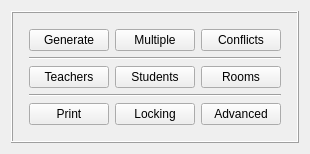
      <widget class="QWidget" name="timetableTab">
       <attribute name="title">
        <string>Timetable</string>
       </attribute>
       <layout class="QGridLayout" name="gridLayout_13">
        <item row="0" column="1">
         <spacer name="verticalSpacer_5">
          <property name="orientation">
           <enum>Qt::Vertical</enum>
          </property>
          <property name="sizeHint" stdset="0">
           <size>
            <width>20</width>
            <height>0</height>
           </size>
          </property>
         </spacer>
        </item>
        <item row="1" column="0">
         <spacer name="horizontalSpacer_5">
          <property name="orientation">
           <enum>Qt::Horizontal</enum>
          </property>
          <property name="sizeHint" stdset="0">
           <size>
            <width>0</width>
            <height>20</height>
           </size>
          </property>
         </spacer>
        </item>
        <item row="1" column="1">
         <widget class="QFrame" name="frameTimetable">
          <property name="frameShape">
           <enum>QFrame::Box</enum>
          </property>
          <property name="frameShadow">
           <enum>QFrame::Raised</enum>
          </property>
          <layout class="QGridLayout" name="gridLayout_9">
           <property name="leftMargin">
            <number>16</number>
           </property>
           <property name="topMargin">
            <number>16</number>
           </property>
           <property name="rightMargin">
            <number>16</number>
           </property>
           <property name="bottomMargin">
            <number>16</number>
           </property>
           <item row="0" column="0">
            <layout class="QGridLayout" name="gridLayout_4">
             <item row="0" column="0">
              <widget class="QPushButton" name="shortcutGeneratePushButton">
               <property name="text">
                <string comment="It is on the shortcuts tab buttons, so keep translation short">Generate</string>
               </property>
              </widget>
             </item>
             <item row="0" column="1">
              <widget class="QPushButton" name="shortcutGenerateMultiplePushButton">
               <property name="text">
                <string comment="It means generate multiple timetables, but I wanted to keep field short, that is why I only write 'Multiple'.It is on the shortcuts tab buttons, so keep translation short">Multiple</string>
               </property>
              </widget>
             </item>
             <item row="3" column="0">
              <widget class="QPushButton" name="shortcutViewTeachersPushButton">
               <property name="text">
                <string comment="It is on the shortcuts tab buttons, so keep translation short">Teachers</string>
               </property>
              </widget>
             </item>
             <item row="3" column="1">
              <widget class="QPushButton" name="shortcutViewStudentsPushButton">
               <property name="text">
                <string comment="It is on the shortcuts tab buttons, so keep translation short">Students</string>
               </property>
              </widget>
             </item>
             <item row="0" column="2">
              <widget class="QPushButton" name="shortcutShowSoftConflictsPushButton">
               <property name="text">
                <string comment="It means show soft conflicts, but I want to keep field short. It is on the shortcuts tab buttons, so keep translation short">Conflicts</string>
               </property>
              </widget>
             </item>
             <item row="5" column="2">
              <widget class="QPushButton" name="shortcutsTimetableAdvancedPushButton">
               <property name="text">
                <string>Advanced</string>
               </property>
              </widget>
             </item>
             <item row="3" column="2">
              <widget class="QPushButton" name="shortcutViewRoomsPushButton">
               <property name="text">
                <string comment="It is on the shortcuts tab buttons, so keep translation short">Rooms</string>
               </property>
              </widget>
             </item>
             <item row="5" column="0">
              <widget class="QPushButton" name="shortcutsTimetablePrintPushButton">
               <property name="text">
                <string>Print</string>
               </property>
              </widget>
             </item>
             <item row="5" column="1">
              <widget class="QPushButton" name="shortcutsTimetableLockingPushButton">
               <property name="text">
                <string comment="Refers to timetable locking, means locking/unlocking activities, but we need to keep the field short.">Locking</string>
               </property>
              </widget>
             </item>
             <item row="2" column="0" colspan="3">
              <widget class="Line" name="line_5">
               <property name="orientation">
                <enum>Qt::Horizontal</enum>
               </property>
              </widget>
             </item>
             <item row="4" column="0" colspan="3">
              <widget class="Line" name="line_6">
               <property name="orientation">
                <enum>Qt::Horizontal</enum>
               </property>
              </widget>
             </item>
            </layout>
           </item>
          </layout>
         </widget>
        </item>
        <item row="1" column="2">
         <spacer name="horizontalSpacer_6">
          <property name="orientation">
           <enum>Qt::Horizontal</enum>
          </property>
          <property name="sizeHint" stdset="0">
           <size>
            <width>0</width>
            <height>20</height>
           </size>
          </property>
         </spacer>
        </item>
        <item row="2" column="1">
         <spacer name="verticalSpacer_6">
          <property name="orientation">
           <enum>Qt::Vertical</enum>
          </property>
          <property name="sizeHint" stdset="0">
           <size>
            <width>20</width>
            <height>0</height>
           </size>
          </property>
         </spacer>
        </item>
       </layout>
      </widget>
